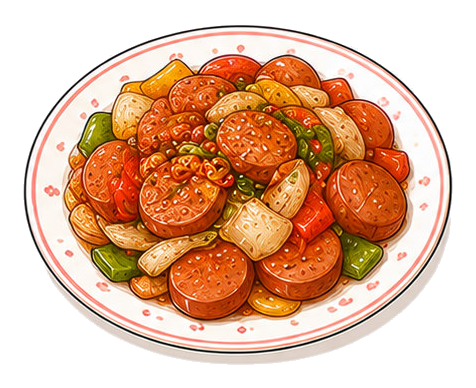
#> input picture hankki/docs/stickers/음식아이콘-창업자-2026-08-12/낱개/n0405.png, 476 x 388 px; its folder holds 2 pictures in this run
$ python '_대조-아이콘54-0812.py'
#> lines starting #> are read from the running program, lines starting #| are printed output that depends on the picture
# 🔎 새 54컷의 «겹침»을 찾는다 (2026-08-12)
#
# 📮 창업자 *"겹치는게 있을거야 양념을 여러스타일로 뽑느라"*
#
# ⭐ 겹침은 «두 종류»고 재는 법이 다르다 — 섞으면 둘 다 못 잡는다.
#    ⑴ **같은 그림이 두 번**(시트07 콘치즈 ↔ 시트09 콘치즈) → «픽셀»로 잰다
#    ⑵ **같은 «요리»가 앱에 이미 있음**(김치콩나물국 ↔ 앱의 어떤 컷) → «이름»으로 잰다
#       ⛔픽셀로는 못 잡는다. 다시 그린 그림이라 픽셀이 다르다.
#
# ⛔⛔ **첫 판이 틀렸다 — 64×64 로 줄여서 쟀더니 «전부 비슷»으로 나왔다.**
#    우리 음식 컷은 죄다 «흰 바탕 한가운데 접시 하나»라, 줄이면 그 공통점만 남는다.
#    실측 = 무관한 짝(묵무침↔소세지야채볶음)이 29.67, 같은 요리로 의심한 짝(콘치즈↔콘치즈)이 19.02
#    → **갈라지지가 않는다.** 📌 규칙 18 ⓘ — 문턱이 아니라 «무엇을 보는지»가 틀렸다.
#
# ✅ **고침 = 접시만 오려서(알파 bbox) 정사각으로 맞춘 뒤 128px 로 잰다.**
#    바탕 여백과 「가운데 있다」는 공통점을 빼고 «그림 자체»만 남긴다.
#    ⭐ 문턱을 미리 정하지 않는다 — **낮은 순으로 줄세워** 어디서 갈라지는지 «보고» 정한다.
import re
import sys
from pathlib import Path
from PIL import Image

뿌리 = Path(__file__).resolve().parent.parent
새폴더 = 뿌리 / 'docs/stickers/음식아이콘-창업자-2026-08-12/낱개'
새컷 = sorted(새폴더.glob('n*.png'))
앱컷 = sorted((뿌리 / 'src/assets/stickers/photo').glob('*.png'))

이름표 = {
    'n0101': '골뱅이소면무침', 'n0102': '삼치조림', 'n0103': '삼치구이',
    'n0104': '갈치조림', 'n0105': '갈치구이', 'n0106': '가자미구이',
    'n0201': '계란국', 'n0202': '미소된장국', 'n0203': '육개장',
    'n0204': '냉이된장찌개', 'n0205': '냉이된장국', 'n0206': '오징어국',
    'n0301': '전복미역국', 'n0302': '카레라이스', 'n0303': '냉우동',
    'n0304': '해물볶음우동', 'n0305': '소고기무국', 'n0306': '김치콩나물국',
    'n0401': '고추장진미채', 'n0402': '메추리알장조림', 'n0403': '애호박새우젓볶음',
    'n0404': '묵무침', 'n0405': '소세지야채볶음', 'n0406': '두부조림',
    'n0501': '총각김치', 'n0502': '유부초밥', 'n0503': '시금치무침',
    'n0504': '쌀국수', 'n0505': '열무김치', 'n0506': '파김치',
    'n0601': '얼큰소고기무국', 'n0602': '해물찜', 'n0603': '감자볶음',
    'n0604': '멸치조림', 'n0605': '오이지무침', 'n0606': '깍두기',
    'n0701': '소스 4개 한 번에', 'n0702': '양념 4개 한 번에', 'n0703': '샐러드소스 4개 한 번에',
    'n0704': '콘치즈', 'n0705': '브라우니', 'n0706': '수박화채',
    'n0801': '무스비', 'n0802': '버터명란구이와 오이', 'n0803': '두부김치',
    'n0804': '바삭황태채와 마요소스', 'n0805': '알배추전', 'n0806': '지코바치킨',
    'n0901': '소스 3개 한 번에', 'n0902': '양념 3개 한 번에', 'n0903': '샐러드소스 3개 한 번에',
    'n0904': '콘치즈', 'n0905': '브라우니', 'n0906': '수박화채',
    # 🍱 2026-08-12 두 번째로 온 시트10
    'n1001': '오이무침', 'n1002': '오이탕탕이', 'n1003': '부추무침',
    'n1004': '파절이', 'n1005': '계란말이', 'n1006': '계란찜',
}

N = 128


def 지문(p):
    im = Image.open(p).convert('RGBA')
#> im is the input picture: PIL image 476x388 RGBA; mean R, G, B, A 223.6, 182, 155.7, 170.6
    상자 = im.split()[3].getbbox()          # ⭐ 그림이 실제로 있는 자리만
#> 상자 = (17, 19, 459, 371)
    if 상자:
        im = im.crop(상자)
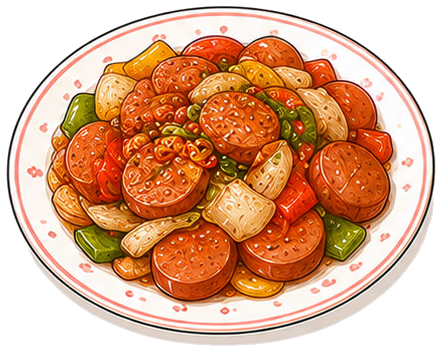
#> im: PIL image 442x352 RGBA; mean R, G, B, A 218.5, 169.2, 137.9, 202.5; transparent parts drawn white
    바탕 = Image.new('RGB', im.size, (255, 255, 255))   # ⚠️ 흰 판에 얹는다(투명이 검정으로 안 잡히게)
#> 바탕: PIL image 442x352 RGB; every value is 255
    바탕.paste(im, (0, 0), im)
    return list(바탕.resize((N, N), Image.LANCZOS).getdata())


def 차이(a, b):
    s = 0
    for (r1, g1, b1), (r2, g2, b2) in zip(a, b):
        s += abs(r1 - r2) + abs(g1 - g2) + abs(b1 - b2)
    return s / (len(a) * 3)


print(f'새 컷 {len(새컷)} · 앱 컷 {len(앱컷)}\n')
새지문 = {p.stem: 지문(p) for p in 새컷}
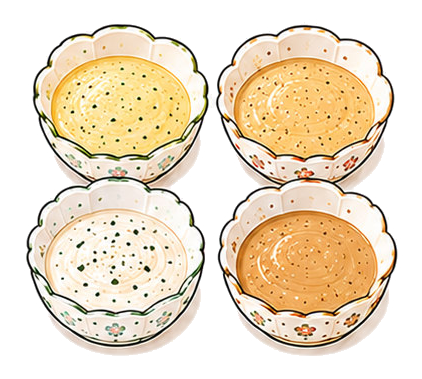
#> input picture hankki/docs/stickers/음식아이콘-창업자-2026-08-12/낱개/n0703.png, 422 x 379 px
#> in 지문, im is the input picture: PIL image 422x379 RGBA; mean R, G, B, A 236.1, 221.3, 198.1, 168.3
#> in 지문 (call 2), `상자 = im.split()[3].getbbox()`: 상자 = (21, 18, 403, 361)
#> in 지문 (call 2), `im = im.crop(상자)`:
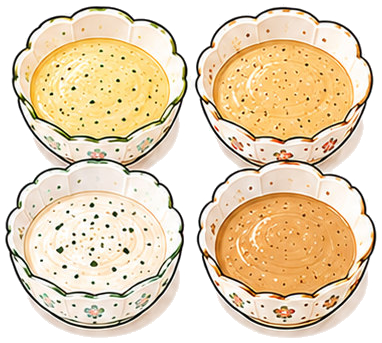
#> im: PIL image 382x343 RGBA; mean R, G, B, A 232.5, 214.4, 186.1, 205.4; transparent parts drawn white
#> in 지문 (call 2), `바탕 = Image.new('RGB', im.size, (255, 255, 255))`: 바탕: PIL image 382x343 RGB; every value is 255
#> 새지문 = 2 items
키들 = sorted(새지문)
#> 키들 = ['n0405', 'n0703']

print('■ ① 새 54컷 «끼리» — 닮은 순 20짝')
짝 = []
for i, a in enumerate(키들):
    for b in 키들[i + 1:]:
        짝.append((차이(새지문[a], 새지문[b]), a, b))
#> this loop made 2 passes
#> a on pass 1: 'n0405'
#> a on pass 2: 'n0703'
#> after the loop, 짝 = [(69.22, 'n0405', 'n0703')]
짝.sort()
for d, a, b in 짝[:20]:
    print(f'  {d:6.2f}  {a}({이름표.get(a,"?")})  ↔  {b}({이름표.get(b,"?")})')
#> this loop made 1 pass
#|    69.22  n0405(소세지야채볶음)  ↔  n0703(샐러드소스 4개 한 번에)

print('\n■ ② 새 54컷 ↔ 앱 컷 — 컷마다 «가장 닮은 것» 하나씩 (닮은 순)')
앱지문 = {p.stem: 지문(p) for p in 앱컷}
줄 = []
for a in 키들:
#> (the run stopped early here; a loop or call above may not have finished)
